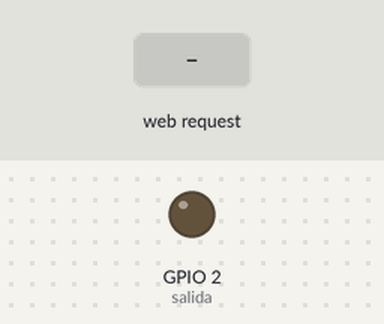
Bench run of a sketch on a simulated ESP32. On the bench: output pins drawn as LEDs (lit = HIGH). The test bench sets the inputs (shaded band). WiFi joins after 1.5 s; servers stay silent unless stated; what the sketch prints to the serial monitor is not drawn.

Above: at 2.7 s.
2.8 s: HTTP request GET /on received
At 3.7 s:
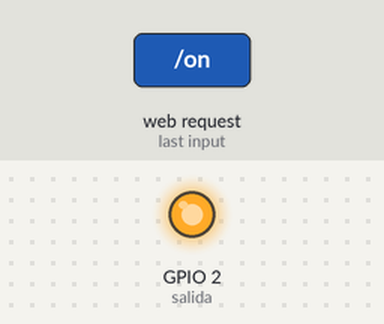
4.3 s: HTTP request GET /off received
At 4.9 s:
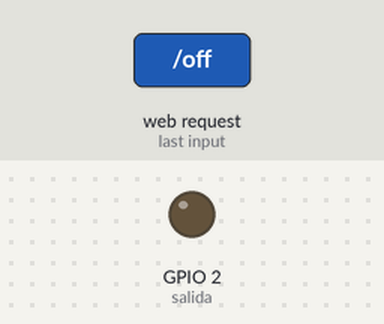
Timing chart, 0 to 7.3 s (numbered marks = the images above; inputs shaded):
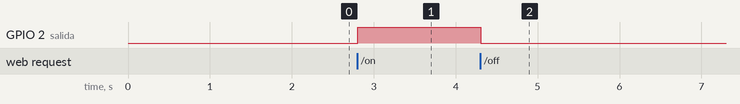

The sketch:

Practica_19_Wifi_ESP32.ino
```cpp
// AUTOR: RETBOT
// Librería para ESP32 WiFi
#include "WiFi.h"

// Servidor Web en el puerto 80
WiFiServer server(80);

// Nombre de la red WiFi
const char* ssid = "ESP32";
// Contraseña
const char* password = "ESP32";

// Variables globales
int contconexion = 0;
String header; // Variable para guardar el HTTP request
String estadoSalida = "off";
const int salida = 2;

// Codigo HTML
String pagina = "<!DOCTYPE html>"
                "<html>"
                "<head>"
                  "<meta charset='utf-8' />"
                  "<title>Servidor Web ESP32_RETBOT</title>"
                "</head>"
                "<body>"
                "<center>"
                  "<h1>Servidor Web ESP32_RETBOT</h1>"
                  "<p><a href='/on'><button style='height:50px;width:100px'>ON</button></a></p>"
                  "<p><a href='/off'><button style='height:50px;width:100px'>OFF</button></a></p>"
                "</center>"
                "</body>"
                "</html>";

void setup() {
Serial.begin(115200);
  Serial.println("");

  pinMode(salida, OUTPUT);
  digitalWrite(salida, LOW);

  // Conexión WIFI
  WiFi.begin(ssid, password);
  //Cuenta hasta 50 si no se puede conectar lo cancela
  while (WiFi.status() != WL_CONNECTED and contconexion <50) {
    ++contconexion;
    delay(500);
    Serial.print(".");
  }
  if (contconexion <50) {
      Serial.println("ESP32");
      Serial.println("WiFi conectado");
      Serial.println(WiFi.localIP());
      server.begin(); // iniciamos el servidor
  }
  else {
      Serial.println("");
      Serial.println("Error de conexion");
  }
}

void loop() {
  WiFiClient client = server.available();   // Escucha a los clientes entrantes
  if (client) {                             // Si se conecta un nuevo cliente
    Serial.println("New Client.");          //
    String currentLine = "";                //
    while (client.connected()) {            // loop mientras el cliente está conectado
      if (client.available()) {             // si hay bytes para leer desde el cliente
        char c = client.read();             // lee un byte
        Serial.write(c);                    // imprime ese byte en el monitor serial
        header += c;
        if (c == '\n') {                    // si el byte es un caracter de salto de linea
          // si la nueva linea está en blanco significa que es el fin del
          // HTTP request del cliente, entonces respondemos:
          if (currentLine.length() == 0) {
            client.println("HTTP/1.1 200 OK");
            client.println("Content-type:text/html");
            client.println("Connection: close");
            client.println();

            // enciende y apaga el GPIO
            if (header.indexOf("GET /on") >= 0) {
              Serial.println("GPIO on");
              estadoSalida = "on";
              digitalWrite(salida, HIGH);
            } else if (header.indexOf("GET /off") >= 0) {
              Serial.println("GPIO off");
              estadoSalida = "off";
              digitalWrite(salida, LOW);
            }

            // Muestra la página web
            client.println(pagina);

            // la respuesta HTTP temina con una linea en blanco
            client.println();
            break;
          } else { // si tenemos una nueva linea limpiamos currentLine
            currentLine = "";
          }
        } else if (c != '\r') {  // si C es distinto al caracter de retorno de carro
          currentLine += c;      // lo agrega al final de currentLine
        }
      }
    }
    // Limpiamos la variable header
    header = "";
    // Cerramos la conexión
    client.stop();
    Serial.println("Client disconnected.");
    Serial.println("");
    }
}
// AUTOR: RETBOT 
```

Measured:
- after the input at 2.8 s, GPIO 2 (salida): LOW → HIGH at once
- after the input at 4.3 s, GPIO 2 (salida): HIGH → LOW at once
